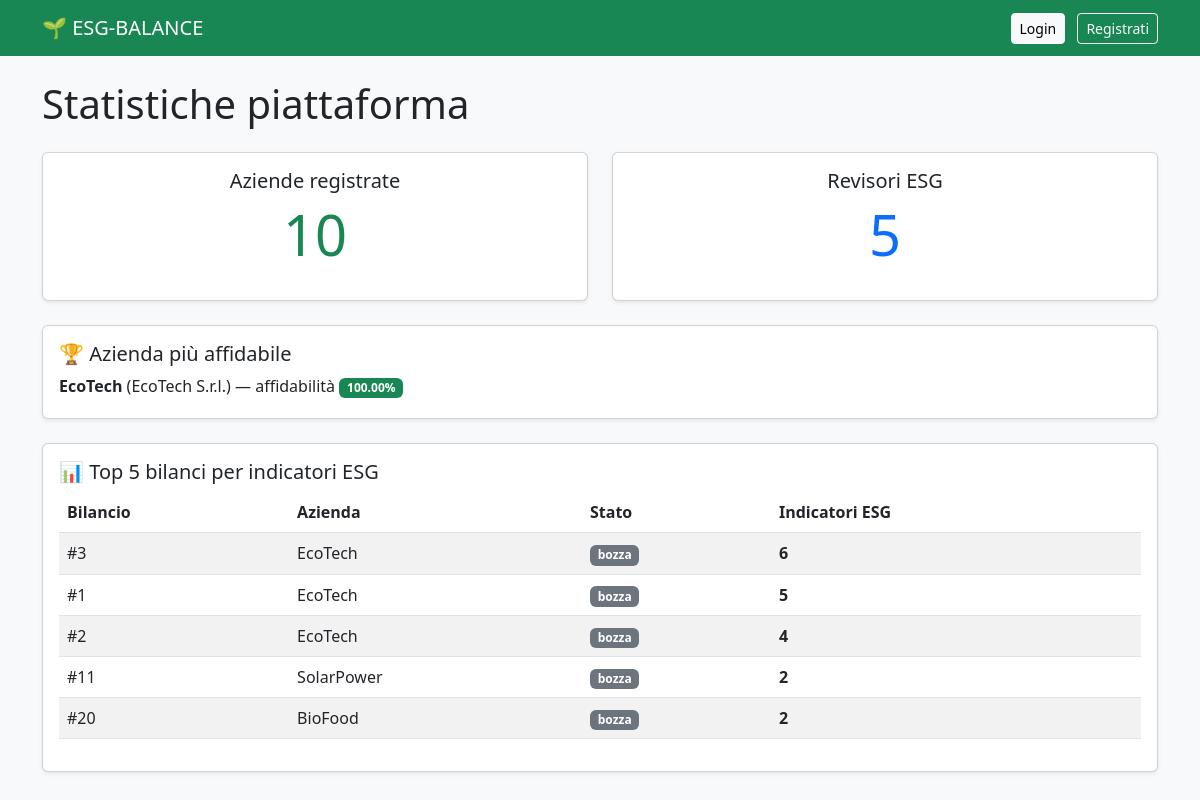
The page / on the database its author committed.
### tables this page shows
CREATE TABLE azienda (
    ragione_sociale   VARCHAR(100) NOT NULL,
    nome              VARCHAR(100) NOT NULL,
    partita_iva       CHAR(11)     NOT NULL UNIQUE,
    settore           VARCHAR(80)  NOT NULL,
    num_dipendenti    INT          NOT NULL,
    logo              VARCHAR(255),
    nr_bilanci        INT          NOT NULL DEFAULT 0,
    username_responsabile VARCHAR(50) NOT NULL,

    PRIMARY KEY (ragione_sociale),
    FOREIGN KEY (username_responsabile) REFERENCES responsabile_aziendale(username)
        ON UPDATE CASCADE,
    CHECK (num_dipendenti >= 0),
    CHECK (nr_bilanci >= 0)
);

CREATE TABLE bilancio (
    id_bilancio      INT          NOT NULL AUTO_INCREMENT,
    data_creazione   DATE         NOT NULL DEFAULT (CURRENT_DATE),
    stato            VARCHAR(20)  NOT NULL DEFAULT 'bozza',
    ragione_sociale  VARCHAR(100) NOT NULL,

    PRIMARY KEY (id_bilancio),
    FOREIGN KEY (ragione_sociale) REFERENCES azienda(ragione_sociale)
        ON DELETE CASCADE ON UPDATE CASCADE,
    CHECK (stato IN ('bozza', 'in_revisione', 'approvato', 'respinto'))
);

### php/includes/auth.php (called while the page is built, shortened)
<?php
function isLogged() {
    return isset($_SESSION['username']);
}
?>

### index.php (the view, shortened to what this page needs)
<?php
require_once 'php/db.php';
require_once 'php/includes/auth.php';
$num_aziende       = $pdo->query("SELECT num_aziende FROM v_num_aziende")->fetchColumn();
$num_revisori      = $pdo->query("SELECT num_revisori FROM v_num_revisori")->fetchColumn();
$azienda_top       = $pdo->query("SELECT * FROM v_azienda_piu_affidabile")->fetchAll();
$classifica_bilanci= $pdo->query("SELECT * FROM v_classifica_bilanci_esg LIMIT 5")->fetchAll();
?>
<!DOCTYPE html>
<html lang="it">
<head>
    <link href="https://cdn.jsdelivr.net/npm/bootstrap@5.3.0/dist/css/bootstrap.min.css" rel="stylesheet">
</head>
<body class="bg-light">
<nav class="navbar navbar-dark bg-success mb-4">
  <div class="container">
    <a class="navbar-brand" href="index.php">🌱 ESG-BALANCE</a>
    <div>
      <?php if (isLogged()): ?>
        <span class="text-white me-3">Ciao, <?= htmlspecialchars($_SESSION['username']) ?></span>
        <?php
          $dash_url = match ($_SESSION['tipo']) {
              'amministratore' => 'php/admin/dashboard.php',
              'revisore'       => 'php/revisore/dashboard.php',
              'responsabile'   => 'php/responsabile/dashboard.php',
              default          => 'index.php',
          };
        ?>
        <a href="<?= $dash_url ?>" class="btn btn-light btn-sm me-2">La mia dashboard</a>
        <a href="php/auth/logout.php" class="btn btn-outline-light btn-sm">Logout</a>
      <?php else: ?>
        <a href="php/auth/login.php" class="btn btn-light btn-sm">Login</a>
        <a href="php/auth/register.php" class="btn btn-outline-light btn-sm ms-2">Registrati</a>
      <?php endif; ?>
    </div>
  </div>
</nav>
<div class="container">
  <h1 class="mb-4">Statistiche piattaforma</h1>
  <div class="row mb-4">
    <div class="col-md-6">
      <div class="card text-center shadow-sm">
        <div class="card-body">
          <h5 class="card-title">Aziende registrate</h5>
          <p class="display-4 text-success"><?= $num_aziende ?></p>
        </div>
      </div>
    </div>
    <div class="col-md-6">
      <div class="card text-center shadow-sm">
        <div class="card-body">
          <h5 class="card-title">Revisori ESG</h5>
          <p class="display-4 text-primary"><?= $num_revisori ?></p>
        </div>
      </div>
    </div>
  </div>
  <div class="card mb-4 shadow-sm">
    <div class="card-body">
      <h5 class="card-title">🏆 Azienda più affidabile</h5>
      <?php if (count($azienda_top) > 0): ?>
        <?php foreach ($azienda_top as $a): ?>
          <p class="mb-1">
            <strong><?= htmlspecialchars($a['nome']) ?></strong>
            (<?= htmlspecialchars($a['ragione_sociale']) ?>)
            — affidabilità <span class="badge bg-success"><?= $a['percentuale_affidabilita'] ?>%</span>
          </p>
        <?php endforeach; ?>
      <?php else: ?>
        <p class="text-muted">Nessun dato disponibile.</p>
      <?php endif; ?>
    </div>
  </div>
  <div class="card mb-4 shadow-sm">
    <div class="card-body">
      <h5 class="card-title">📊 Top 5 bilanci per indicatori ESG</h5>
      <table class="table table-striped">
        <thead>
          <tr>
            <th>Bilancio</th>
            <th>Azienda</th>
            <th>Stato</th>
            <th>Indicatori ESG</th>
          </tr>
        </thead>
        <tbody>
          <?php foreach ($classifica_bilanci as $b): ?>
            <tr>
              <td>#<?= $b['id_bilancio'] ?></td>
              <td><?= htmlspecialchars($b['nome_azienda']) ?></td>
              <td><span class="badge bg-secondary"><?= $b['stato'] ?></span></td>
              <td><strong><?= $b['num_indicatori'] ?></strong></td>
            </tr>
          <?php endforeach; ?>
        </tbody>
      </table>
    </div>
  </div>
</div>
</body>
</html>

### rows shown on the page
azienda: nome "EcoTech", ragione_sociale "EcoTech S.r.l.", percentuale_affidabilita "100.00"
bilancio: id_bilancio "3", nome_azienda "EcoTech", stato "bozza", num_indicatori "6"
bilancio: id_bilancio "1", nome_azienda "EcoTech", stato "bozza", num_indicatori "5"
bilancio: id_bilancio "2", nome_azienda "EcoTech", stato "bozza", num_indicatori "4"
bilancio: id_bilancio "11", nome_azienda "SolarPower", stato "bozza", num_indicatori "2"
bilancio: id_bilancio "20", nome_azienda "BioFood", stato "bozza", num_indicatori "2"

### other values the page prints
$num_aziende "10"
$num_revisori "5"
